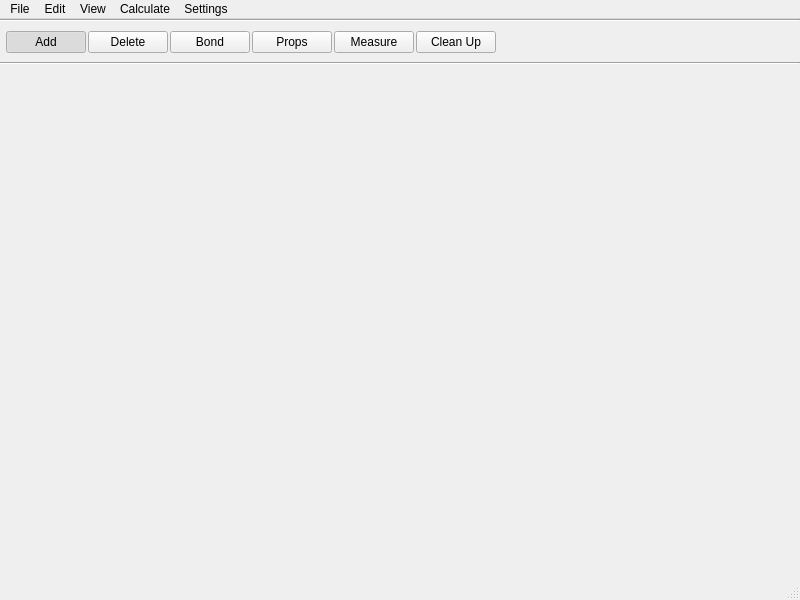
<?xml version="1.0" encoding="UTF-8"?>
<ui version="4.0">
 <class>MainWindow</class>
 <widget class="QMainWindow" name="MainWindow">
  <property name="geometry">
   <rect>
    <x>0</x>
    <y>0</y>
    <width>800</width>
    <height>600</height>
   </rect>
  </property>
  <property name="windowTitle">
   <string>MainWindow</string>
  </property>
  <widget class="QWidget" name="centralwidget">
   <layout class="QVBoxLayout" name="centralLayout">
    <property name="spacing">
     <number>0</number>
    </property>
    <property name="leftMargin">
     <number>0</number>
    </property>
    <property name="topMargin">
     <number>0</number>
    </property>
    <property name="rightMargin">
     <number>0</number>
    </property>
    <property name="bottomMargin">
     <number>0</number>
    </property>
    <item>
     <widget class="Line" name="line">
      <property name="orientation">
       <enum>Qt::Horizontal</enum>
      </property>
     </widget>
    </item>
    <item>
     <layout class="QHBoxLayout" name="toolbarHorizontalLayout">
      <property name="spacing">
       <number>4</number>
      </property>
      <property name="leftMargin">
       <number>6</number>
      </property>
      <property name="rightMargin">
       <number>6</number>
      </property>
      <item>
       <widget class="QFrame" name="toolbarButtonsContainer">
        <property name="sizePolicy">
         <sizepolicy hsizetype="Preferred" vsizetype="Minimum">
          <horstretch>0</horstretch>
          <verstretch>0</verstretch>
         </sizepolicy>
        </property>
        <property name="minimumSize">
         <size>
          <width>0</width>
          <height>40</height>
         </size>
        </property>
        <property name="frameShape">
         <enum>QFrame::NoFrame</enum>
        </property>
        <layout class="QHBoxLayout" name="toobarHorizontalLayout">
         <property name="spacing">
          <number>2</number>
         </property>
         <property name="leftMargin">
          <number>0</number>
         </property>
         <property name="topMargin">
          <number>0</number>
         </property>
         <property name="rightMargin">
          <number>0</number>
         </property>
         <property name="bottomMargin">
          <number>0</number>
         </property>
         <item>
          <widget class="QPushButton" name="toolAddButton">
           <property name="toolTip">
            <string>Add new atoms or valences.</string>
           </property>
           <property name="text">
            <string>Add</string>
           </property>
           <property name="checkable">
            <bool>true</bool>
           </property>
           <property name="checked">
            <bool>true</bool>
           </property>
          </widget>
         </item>
         <item>
          <widget class="QPushButton" name="toolDeleteButton">
           <property name="toolTip">
            <string>Delete atoms and bonds.</string>
           </property>
           <property name="text">
            <string>Delete</string>
           </property>
           <property name="checkable">
            <bool>true</bool>
           </property>
           <property name="checked">
            <bool>false</bool>
           </property>
          </widget>
         </item>
         <item>
          <widget class="QPushButton" name="toolBondButton">
           <property name="toolTip">
            <string>Create or break bonds.</string>
           </property>
           <property name="text">
            <string>Bond</string>
           </property>
           <property name="checkable">
            <bool>true</bool>
           </property>
          </widget>
         </item>
         <item>
          <widget class="QPushButton" name="toolPropsButton">
           <property name="toolTip">
            <string>Modify the properties of atoms.</string>
           </property>
           <property name="text">
            <string>Props</string>
           </property>
           <property name="checkable">
            <bool>true</bool>
           </property>
          </widget>
         </item>
         <item>
          <widget class="QPushButton" name="toolMeasureButton">
           <property name="toolTip">
            <string>Measure or adjust angles and distances.</string>
           </property>
           <property name="text">
            <string>Measure</string>
           </property>
           <property name="checkable">
            <bool>true</bool>
           </property>
          </widget>
         </item>
         <item>
          <widget class="QPushButton" name="toolCleanUpButton">
           <property name="toolTip">
            <string>Clean up the structure using a force field geometry optimization.</string>
           </property>
           <property name="text">
            <string>Clean Up</string>
           </property>
          </widget>
         </item>
         <item>
          <spacer name="horizontalSpacer_2">
           <property name="orientation">
            <enum>Qt::Horizontal</enum>
           </property>
           <property name="sizeHint" stdset="0">
            <size>
             <width>40</width>
             <height>20</height>
            </size>
           </property>
          </spacer>
         </item>
        </layout>
       </widget>
      </item>
     </layout>
    </item>
    <item>
     <widget class="Line" name="line_2">
      <property name="orientation">
       <enum>Qt::Horizontal</enum>
      </property>
     </widget>
    </item>
    <item>
     <widget class="QWidget" name="toolWidgetContainer" native="true">
      <property name="sizePolicy">
       <sizepolicy hsizetype="Preferred" vsizetype="Minimum">
        <horstretch>0</horstretch>
        <verstretch>0</verstretch>
       </sizepolicy>
      </property>
      <property name="minimumSize">
       <size>
        <width>0</width>
        <height>39</height>
       </size>
      </property>
      <layout class="QHBoxLayout" name="horizontalLayout">
       <property name="spacing">
        <number>0</number>
       </property>
       <property name="leftMargin">
        <number>6</number>
       </property>
       <property name="topMargin">
        <number>0</number>
       </property>
       <property name="rightMargin">
        <number>6</number>
       </property>
       <property name="bottomMargin">
        <number>0</number>
       </property>
       <item>
        <widget class="QWidget" name="toolWidgetPlaceholder" native="true">
         <property name="minimumSize">
          <size>
           <width>25</width>
           <height>0</height>
          </size>
         </property>
        </widget>
       </item>
       <item>
        <spacer name="horizontalSpacer">
         <property name="orientation">
          <enum>Qt::Horizontal</enum>
         </property>
         <property name="sizeHint" stdset="0">
          <size>
           <width>40</width>
           <height>20</height>
          </size>
         </property>
        </spacer>
       </item>
      </layout>
     </widget>
    </item>
    <item>
     <widget class="QTabBar" name="tabBar" native="true"/>
    </item>
    <item>
     <widget class="Mol3dView" name="mol3dview" native="true">
      <property name="sizePolicy">
       <sizepolicy hsizetype="Expanding" vsizetype="Expanding">
        <horstretch>0</horstretch>
        <verstretch>0</verstretch>
       </sizepolicy>
      </property>
     </widget>
    </item>
   </layout>
  </widget>
  <widget class="QMenuBar" name="menubar">
   <property name="geometry">
    <rect>
     <x>0</x>
     <y>0</y>
     <width>800</width>
     <height>37</height>
    </rect>
   </property>
   <widget class="QMenu" name="menuFile">
    <property name="title">
     <string>File</string>
    </property>
    <addaction name="actionNew"/>
    <addaction name="actionOpen"/>
    <addaction name="actionClose"/>
    <addaction name="actionSave"/>
    <addaction name="actionSave_As"/>
    <addaction name="separator"/>
    <addaction name="actionQuit"/>
   </widget>
   <widget class="QMenu" name="menuSettings">
    <property name="title">
     <string>Settings</string>
    </property>
    <addaction name="actionPreferences"/>
   </widget>
   <widget class="QMenu" name="menuCalculate">
    <property name="title">
     <string>Calculate</string>
    </property>
    <addaction name="actionConfigure_NWChem"/>
    <addaction name="separator"/>
    <addaction name="actionNWChemOptimize"/>
    <addaction name="actionNWChemSurfaceSpinTotal"/>
    <addaction name="actionNWChemSurfaceSpinDensity"/>
    <addaction name="actionView_Orbitals_Vibrations"/>
    <addaction name="separator"/>
    <addaction name="actionNWChemOpenLogFile"/>
   </widget>
   <widget class="QMenu" name="menuEdit">
    <property name="title">
     <string>Edit</string>
    </property>
    <addaction name="actionUndo"/>
    <addaction name="actionRedo"/>
   </widget>
   <widget class="QMenu" name="menuView">
    <property name="title">
     <string>View</string>
    </property>
    <addaction name="actionStyle_Ball_and_Stick"/>
    <addaction name="actionStyle_Stick"/>
    <addaction name="separator"/>
    <addaction name="actionShow_Info"/>
   </widget>
   <addaction name="menuFile"/>
   <addaction name="menuEdit"/>
   <addaction name="menuView"/>
   <addaction name="menuCalculate"/>
   <addaction name="menuSettings"/>
  </widget>
  <widget class="QStatusBar" name="statusbar"/>
  <action name="actionQuit">
   <property name="text">
    <string>Quit</string>
   </property>
   <property name="shortcut">
    <string>Ctrl+Q</string>
   </property>
  </action>
  <action name="actionOpen">
   <property name="text">
    <string>Open...</string>
   </property>
   <property name="shortcut">
    <string>Ctrl+O</string>
   </property>
  </action>
  <action name="actionSave_As">
   <property name="text">
    <string>Save As...</string>
   </property>
   <property name="shortcut">
    <string>Ctrl+Shift+S</string>
   </property>
  </action>
  <action name="actionNew">
   <property name="text">
    <string>New</string>
   </property>
   <property name="shortcut">
    <string>Ctrl+N</string>
   </property>
  </action>
  <action name="actionPreferences">
   <property name="text">
    <string>Preferences...</string>
   </property>
  </action>
  <action name="actionNWChemOptimize">
   <property name="text">
    <string>NWChem Optimization: DFT/B3LYP/6-311g**</string>
   </property>
   <property name="toolTip">
    <string>NWChem Optimization</string>
   </property>
  </action>
  <action name="actionUndo">
   <property name="text">
    <string>Undo</string>
   </property>
   <property name="shortcut">
    <string>Ctrl+Z</string>
   </property>
  </action>
  <action name="actionRedo">
   <property name="text">
    <string>Redo</string>
   </property>
   <property name="shortcut">
    <string>Ctrl+Shift+Z</string>
   </property>
  </action>
  <action name="actionNWChemSurfaceSpinTotal">
   <property name="text">
    <string>NWChem Surface: Total Electron Density</string>
   </property>
  </action>
  <action name="actionShow_Info">
   <property name="text">
    <string>Show Info...</string>
   </property>
   <property name="shortcut">
    <string>Ctrl+I</string>
   </property>
  </action>
  <action name="actionConfigure_NWChem">
   <property name="text">
    <string>Configure NWChem...</string>
   </property>
   <property name="menuRole">
    <enum>QAction::NoRole</enum>
   </property>
  </action>
  <action name="actionSave">
   <property name="text">
    <string>Save</string>
   </property>
   <property name="shortcut">
    <string>Ctrl+S</string>
   </property>
  </action>
  <action name="actionStyle_Ball_and_Stick">
   <property name="checkable">
    <bool>true</bool>
   </property>
   <property name="text">
    <string>Style: Ball and Stick</string>
   </property>
  </action>
  <action name="actionStyle_Stick">
   <property name="checkable">
    <bool>true</bool>
   </property>
   <property name="text">
    <string>Style: Stick</string>
   </property>
  </action>
  <action name="actionNWChemSurfaceSpinDensity">
   <property name="text">
    <string>NWChem Surface: Spin Density</string>
   </property>
  </action>
  <action name="actionNWChemOpenLogFile">
   <property name="text">
    <string>Open NWChem Log File</string>
   </property>
  </action>
  <action name="actionView_Orbitals_Vibrations">
   <property name="text">
    <string>View Orbitals/Vibrations...</string>
   </property>
  </action>
  <action name="actionClose">
   <property name="text">
    <string>Close</string>
   </property>
   <property name="shortcut">
    <string>Ctrl+W</string>
   </property>
  </action>
 </widget>
 <customwidgets>
  <customwidget>
   <class>Mol3dView</class>
   <extends>QWidget</extends>
   <header>mol3dview.h</header>
   <container>1</container>
  </customwidget>
  <customwidget>
   <class>QTabBar</class>
   <extends>QWidget</extends>
   <header>qtabbar.h</header>
   <container>1</container>
  </customwidget>
 </customwidgets>
 <resources/>
 <connections/>
</ui>
